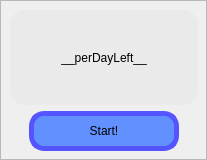
           <widget class="QFrame" name="frame">
            <property name="minimumSize">
             <size>
              <width>200</width>
              <height>141</height>
             </size>
            </property>
            <property name="frameShape">
             <enum>QFrame::StyledPanel</enum>
            </property>
            <property name="frameShadow">
             <enum>QFrame::Raised</enum>
            </property>
            <widget class="QWidget" name="layoutWidget">
             <property name="geometry">
              <rect>
               <x>10</x>
               <y>10</y>
               <width>188</width>
               <height>141</height>
              </rect>
             </property>
             <layout class="QVBoxLayout" name="verticalLayout_2">
              <property name="sizeConstraint">
               <enum>QLayout::SetDefaultConstraint</enum>
              </property>
              <item>
               <widget class="QLabel" name="timerPerDayLeft_label">
                <property name="styleSheet">
                 <string notr="true">background-color: rgb(234, 234, 234);
border-radius: 15px;

font: 16px &quot;Consolas&quot;;</string>
                </property>
                <property name="frameShape">
                 <enum>QFrame::Panel</enum>
                </property>
                <property name="text">
                 <string>__perDayLeft__</string>
                </property>
                <property name="alignment">
                 <set>Qt::AlignCenter</set>
                </property>
               </widget>
              </item>
              <item>
               <layout class="QHBoxLayout" name="horizontalLayout_3">
                <item>
                 <widget class="QPushButton" name="startTimer_button">
                  <property name="minimumSize">
                   <size>
                    <width>130</width>
                    <height>40</height>
                   </size>
                  </property>
                  <property name="maximumSize">
                   <size>
                    <width>150</width>
                    <height>16777215</height>
                   </size>
                  </property>
                  <property name="styleSheet">
                   <string notr="true">QPushButton{
background-color: rgb(98, 145, 255);
border-radius: 15px;
border: 5px solid rgb(85, 85, 255);
}
QPushButton:hover{
	background-color: rgb(225,225,225);
}
QPushButton:pressed{
	border-radius: 15px;
	border: 5px solid rgb(85, 0, 127);
}</string>
                  </property>
                  <property name="text">
                   <string>Start!</string>
                  </property>
                 </widget>
                </item>
               </layout>
              </item>
             </layout>
            </widget>
           </widget>
